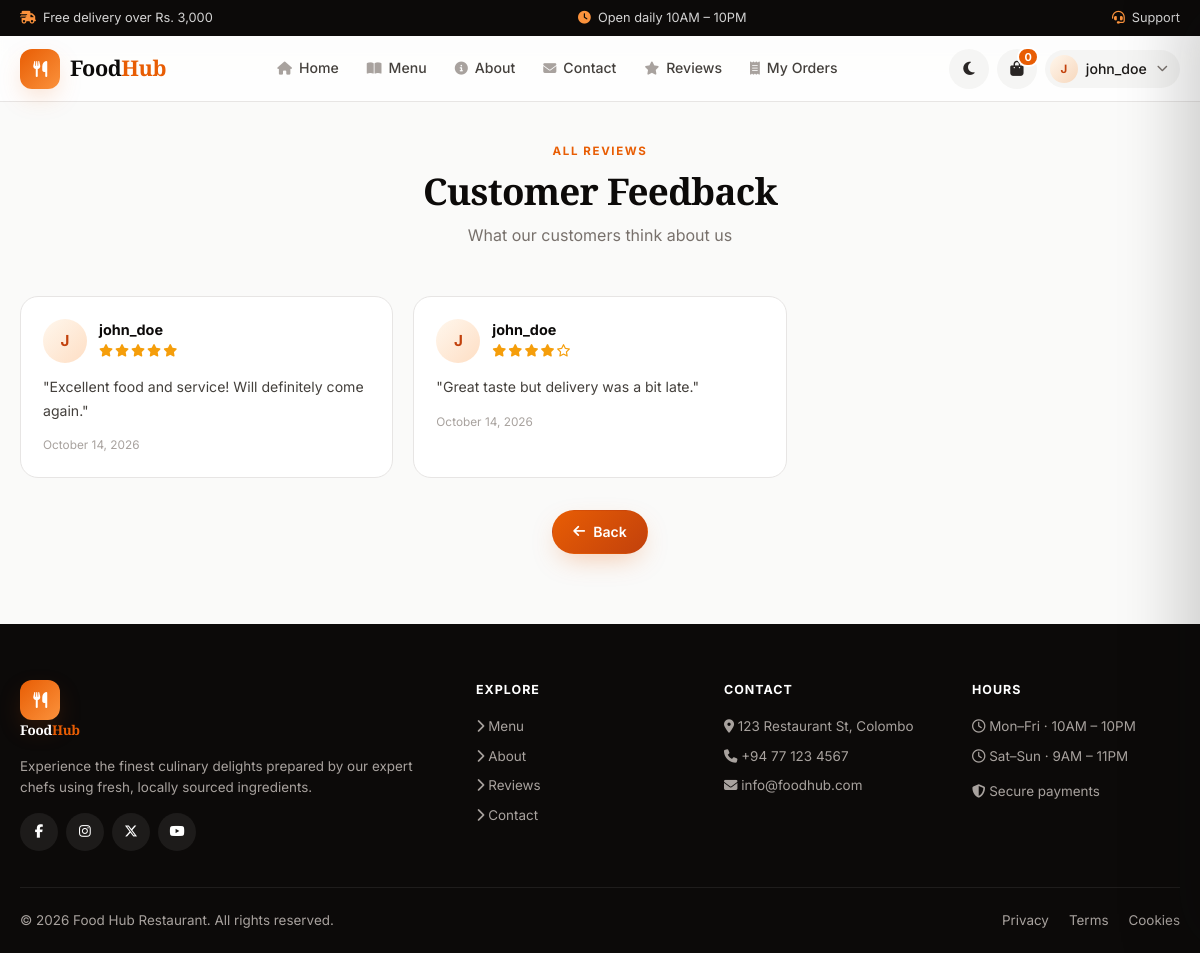
The app's page /feedback_all.php (signed in) with its own data.
### tables this page shows
CREATE TABLE feedback (
    id INT AUTO_INCREMENT PRIMARY KEY,
    user_id INT NOT NULL,
    rating INT CHECK (rating BETWEEN 1 AND 5),
    comment TEXT NOT NULL,
    created_at TIMESTAMP DEFAULT CURRENT_TIMESTAMP,
    FOREIGN KEY (user_id) REFERENCES users(id) ON DELETE CASCADE
);

CREATE TABLE users (
    id INT AUTO_INCREMENT PRIMARY KEY,
    username VARCHAR(50) UNIQUE NOT NULL,
    email VARCHAR(100) UNIQUE NOT NULL,
    password VARCHAR(255) NOT NULL,
    user_type ENUM('customer','admin') DEFAULT 'customer',
    created_at TIMESTAMP DEFAULT CURRENT_TIMESTAMP
);

### feedback_all.php (the view, shortened to what this page needs)
<?php
include 'includes/header.php';
?>
<div class="container" style="padding-top:36px">
    <div class="sec-title">
        <span class="eyebrow">All Reviews</span>
        <h2>Customer Feedback</h2>
        <p>What our customers think about us</p>
    </div>
    <div class="fb-grid">
    <?php
    $fb = $conn->query("SELECT f.*, u.username, DATE_FORMAT(f.created_at,'%M %d, %Y') AS d FROM feedback f JOIN users u ON f.user_id=u.id ORDER BY f.created_at DESC");
    if ($fb && $fb->num_rows):
        while ($r = $fb->fetch_assoc()):
    ?>
        <div class="fb-card reveal">
            <div class="fb-head">
                <div class="avatar"><?= avatarInitial($r['username']) ?></div>
                <div style="flex:1">
                    <div class="fb-name"><?= e($r['username']) ?></div>
                    <?= renderStars((int)$r['rating']) ?>
                </div>
            </div>
            <p class="fb-comment">"<?= e($r['comment']) ?>"</p>
            <div class="fb-date mt-2"><?= e($r['d']) ?></div>
        </div>
    <?php endwhile; else: ?>
        <div class="panel empty" style="grid-column:1/-1"><i class="fa-solid fa-comments"></i><p>No feedback yet.</p></div>
    <?php endif; ?>
    </div>
    <div class="center mt-4">
        <a href="<?= url('feedback.php') ?>" class="btn btn-primary"><i class="fa-solid fa-arrow-left"></i> Back</a>
    </div>
</div>
<?php include 'includes/footer.php'; ?>

### includes/functions.php (shortened to what this page needs)
<?php
function e($s): string { return htmlspecialchars((string)$s, ENT_QUOTES, 'UTF-8'); }
function url(string $path = ''): string { return BASE_URL . ltrim($path, '/'); }
function renderStars(int $rating): string {
    $h = '<span class="stars">';
    for ($i = 1; $i <= 5; $i++) {
        $h .= $i <= $rating ? '<i class="fa-solid fa-star"></i>' : '<i class="fa-regular fa-star"></i>';
    }
    return $h . '</span>';
}
function avatarInitial(string $name): string {
    return strtoupper(mb_substr(trim($name), 0, 1));
}

### assets/css/style.css (style rules this page uses)
:root { --primary:#E85D04; --primary-dark:#C2410C; --primary-light:#FB923C; --primary-soft:#FFF7ED; --primary-glow:rgba(232,93,4,.35); --accent:#F59E0B; --bg:#FAFAF9; --surface:#FFFFFF; --surface-2:#F5F5F4; --border:#E7E5E4; --border-strong:#D6D3D1; --ink-900:#0C0A09; --ink-800:#1C1917; --ink-700:#292524; --ink-600:#44403C; --ink-500:#78716C; --ink-400:#A8A29E; --ink-300:#D6D3D1; --ink-200:#E7E5E4; --ink-100:#F5F5F4; --ink-50:#FAFAF9; --success:#10B981; --warning:#F59E0B; --danger:#EF4444; --info:#3B82F6; --r-xs:6px; --r-sm:10px; --r-md:14px; --r-lg:18px; --r-xl:24px; --r-full:999px; --sh-xs:0 1px 2px rgba(12,10,9,.05); --sh-sm:0 1px 3px rgba(12,10,9,.06),0 1px 2px rgba(12,10,9,.04); --sh-md:0 4px 12px rgba(12,10,9,.07),0 2px 4px rgba(12,10,9,.04); --sh-lg:0 12px 32px rgba(12,10,9,.10),0 4px 8px rgba(12,10,9,.05); --sh-xl:0 24px 48px -12px rgba(12,10,9,.20); --sh-glow:0 10px 28px -8px var(--primary-glow); --ease:cubic-bezier(.4,0,.2,1); --dur:.22s; }
* { margin:0;padding:0;box-sizing:border-box }
html { scroll-behavior:smooth;-webkit-text-size-adjust:100% }
body { font-family:'Inter',-apple-system,BlinkMacSystemFont,'Segoe UI',sans-serif; font-size:15px;line-height:1.6;color:var(--ink-800); background:var(--bg);-webkit-font-smoothing:antialiased; min-height:100vh;display:flex;flex-direction:column; transition:background var(--dur) var(--ease),color var(--dur) var(--ease); }
a { color:inherit;text-decoration:none }
.container { width:100%;max-width:1240px;margin:0 auto;padding:0 20px }
.btn { display:inline-flex;align-items:center;justify-content:center;gap:8px;padding:10px 20px;border-radius:var(--r-full);font-weight:600;font-size:.88rem;transition:all var(--dur) var(--ease);white-space:nowrap;border:1.5px solid transparent;cursor:pointer }
.btn i { font-size:.85rem }
.btn-primary { background:linear-gradient(135deg,var(--primary),var(--primary-dark));color:#fff;box-shadow:var(--sh-glow) }
.sec-title { text-align:center;margin-bottom:48px;max-width:640px;margin-inline:auto }
.eyebrow { display:inline-block;font-size:.72rem;font-weight:700;letter-spacing:.14em;text-transform:uppercase;color:var(--primary);margin-bottom:10px }
.sec-title h2 { font-family:'Playfair Display',serif;font-size:clamp(1.6rem,3.4vw,2.3rem);color:var(--ink-900);letter-spacing:-.02em;line-height:1.15;margin-bottom:10px }
.sec-title p { color:var(--ink-500);font-size:1rem }
.fb-grid { display:grid;grid-template-columns:repeat(auto-fill,minmax(300px,1fr));gap:20px }
.fb-card { background:var(--surface);border:1px solid var(--border);border-radius:var(--r-lg);padding:22px;transition:all var(--dur) var(--ease) }
.fb-head { display:flex;align-items:center;gap:12px;margin-bottom:12px }
.avatar { width:44px;height:44px;border-radius:50%;display:grid;place-items:center;background:linear-gradient(135deg,var(--primary-soft),rgba(251,146,60,.3));color:var(--primary-dark);font-weight:700;font-size:.95rem;flex-shrink:0 }
.fb-name { font-weight:700;color:var(--ink-900);font-size:.9rem;line-height:1.2 }
.fb-date { font-size:.74rem;color:var(--ink-400) }
.stars { color:var(--accent);letter-spacing:1px;font-size:.78rem }
.stars i { margin-right:1px }
.fb-comment { color:var(--ink-600);font-size:.88rem;line-height:1.65 }
.reveal { opacity:0;transform:translateY(18px);transition:opacity .6s var(--ease),transform .6s var(--ease) }
.reveal.in { opacity:1;transform:translateY(0) }
.center { text-align:center }
.mt-2 { margin-top:14px }
.mt-4 { margin-top:32px }

### records on screen
feedback: user.username "J", user.username "john_doe", comment "Excellent food and service! Will definitely come again.", d "October 14, 2026"
feedback: user.username "J", user.username "john_doe", comment "Great taste but delivery was a bit late.", d "October 14, 2026"

### other values on screen
avatarInitial($user['username']) "J"
$user['username'] "john_doe"
